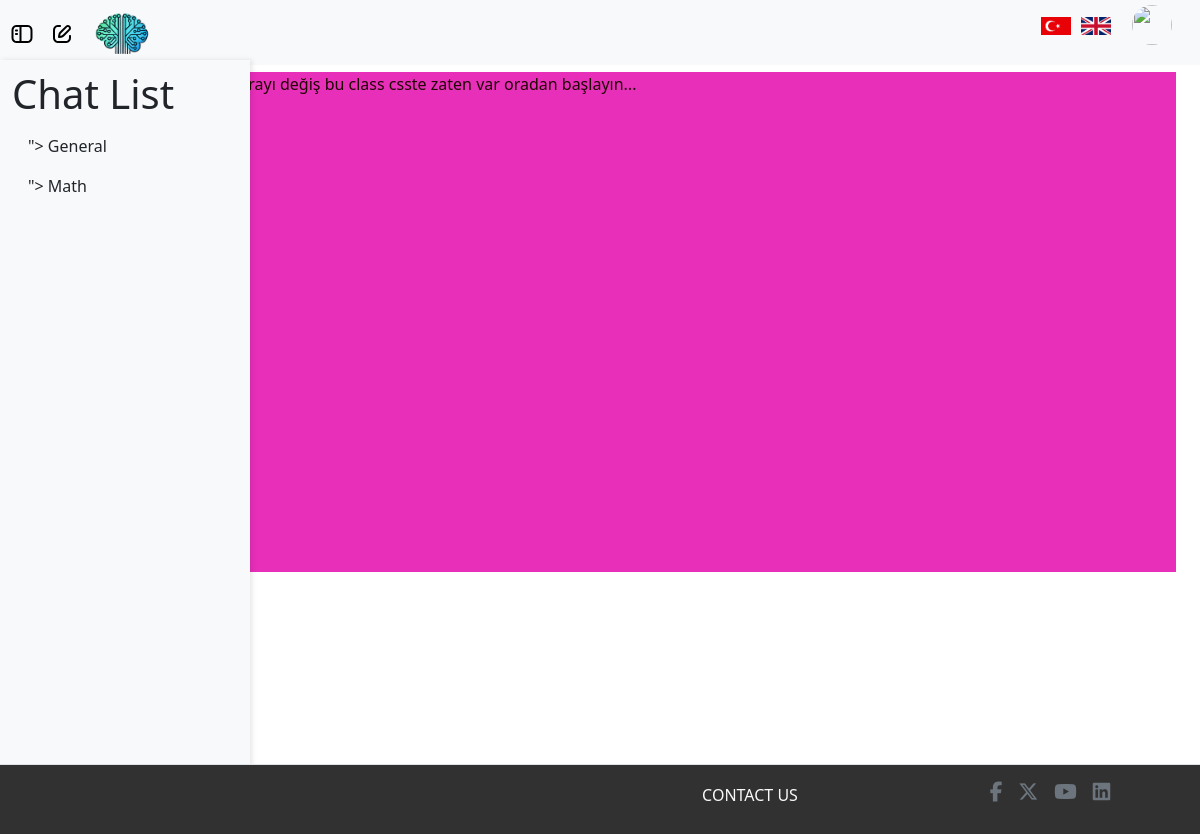
The page /note (signed in) on the database as committed earlier.
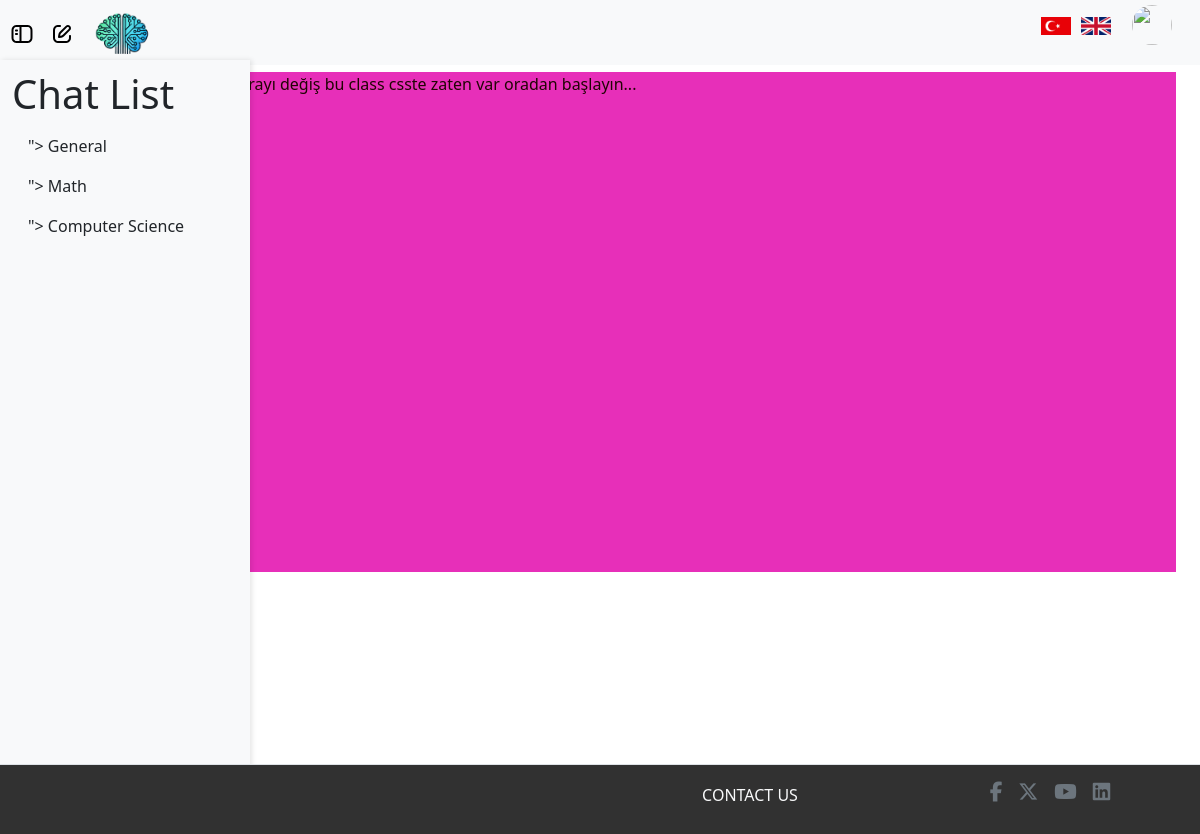
The same page on the database as committed later.
### models/chat_history.py (models this page shows)
class ChatHistory(db.Model):
    id = db.Column(db.Integer, primary_key=True)
    user_id = db.Column(db.Integer, db.ForeignKey('user.id'), nullable=False)
    topic = db.Column(db.String(100), nullable=False)
    chats = db.Column(MutableList.as_mutable(db.JSON), nullable=True)
    timestamp = db.Column(db.DateTime, nullable=False, default=db.func.current_timestamp())

### routes/chat_routes.py (the view)
@chat_routes.route("/note")
@login_required
def note():
    user_chats = None
    selected_chat = None
    if current_user.is_authenticated:
        user_chats = ChatHistory.query.filter_by(user_id=current_user.id).all()
    chat_id = request.args.get("chat_id", type=int)
    print(chat_id)
    if chat_id:
        selected_chat = ChatHistory.query.filter_by(id=chat_id).first()
        if selected_chat.id != current_user.id:
            flash('Unathenticated chat is found, you can not enter !!!', 'error')
            return redirect(url_for('home_routes.home_page'))  # Redirect to the homepage if no chat found
        if selected_chat is None:
            flash('Selected chat not found', 'error')
            return redirect(url_for('home_routes.home_page'))  # Redirect to the homepage if no chat found
        else:
            current_user.currentChatID = chat_id
            db.session.commit()
    else:
        current_user.currentChatID = None
        db.session.commit()
    return render_template(
        "note.html",
        user_chats=user_chats,
        selected_chat=selected_chat
    )

### processors/babel_processor.py (called while the page is built)
def inject_babel():
    return dict(_=gettext)

def inject_locale():
    return {'get_locale': get_locale}

### server.py (called while the page is built)
@app.before_request
def before_request():
    g.locale = get_locale()  # Store locale in the global g object
    g.timezone = get_timezone()  # Store timezone in the global g object

@login_manager.user_loader
def load_user(user_id):
    return User.query.get(int(user_id))

### utils/language_utils.py (called while the page is built)
def get_locale():
    if 'lang' in request.args:
        lang = request.args.get('lang')
        if lang in ['en', 'tr']:
            session['lang'] = lang
            return session['lang']
    elif 'lang' in session:
        return session.get('lang')
    return request.accept_languages.best_match(['en', 'tr'])

def get_timezone():
    user = getattr(g, 'user', None)
    if user is not None:
        return user.timezone

### templates/note.html (shortened to what this page needs)
{% extends "layouts/layout.html" %} {% block title %}Welcome{% endblock title %}
{% block content %}
<div class="flash-container position-absolute top-0 start-50 translate-middle-x p-3">
</div>
<div class="container-fluid mt-5">
    <div class="note-page">
        Burayı değiş bu class csste zaten var oradan başlayın...
    </div>
</div>
{% endblock content %}

### templates/layouts/layout.html (shortened to what the changed rows need)
<!doctype html>
<html lang="en">
<head>
    <link rel="stylesheet" href="https://cdnjs.cloudflare.com/ajax/libs/font-awesome/6.5.1/css/all.min.css">
    <link href="https://cdn.jsdelivr.net/npm/bootstrap@5.3.3/dist/css/bootstrap.min.css" rel="stylesheet" />
    <link href="{{ url_for('static', filename='css/style.css') }}" rel="stylesheet" />
</head>
<body>
    <div class= mainpart>
        <div class="row">
            {% if current_user.is_authenticated %}
            <div id="sidebar" class="col-md-3 col-lg-2 d-md-block bg-light sidebar d-flex flex-column pb-5">
                <h1>Chat List</h1>
                <ul class="nav flex-column position-sticky pb-5">
                    {% if user_chats %}
                    {% for chat in user_chats %}
                    <li class="nav-item">
                        <a class="nav-link text-dark" href="{{ url_for('chat_routes.chatl', id=chat.id) }}">">
                            <span>{{ chat.topic }}</span>
                        </a>
                    </li>
                    {% endfor %}
                    {% else %}
                    <li class="nav-item">
                        <span class="text-muted">No chat history available.</span>
                    </li>
                    {% endif %}
                </ul>
            </div>
            {% endif %}
        </div>
    </div>
</body>
</html>

Rows that differ between the two databases and show on the page:
added ChatHistory: topic "Computer Science"
